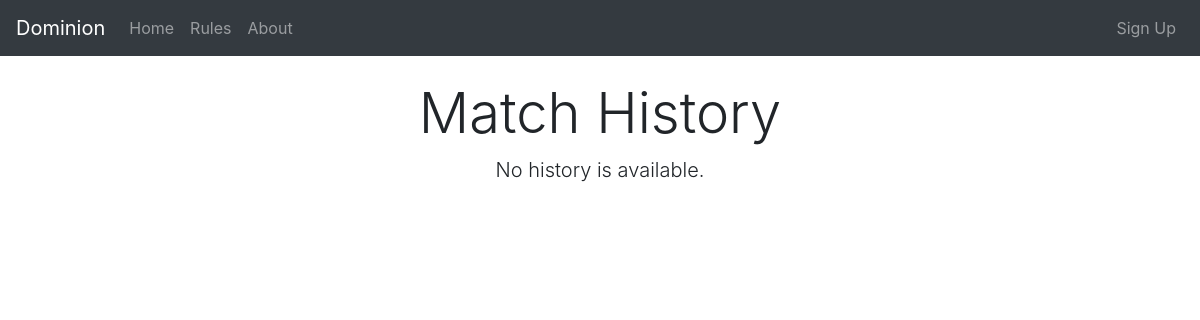
Before: /history/ with the older database file.
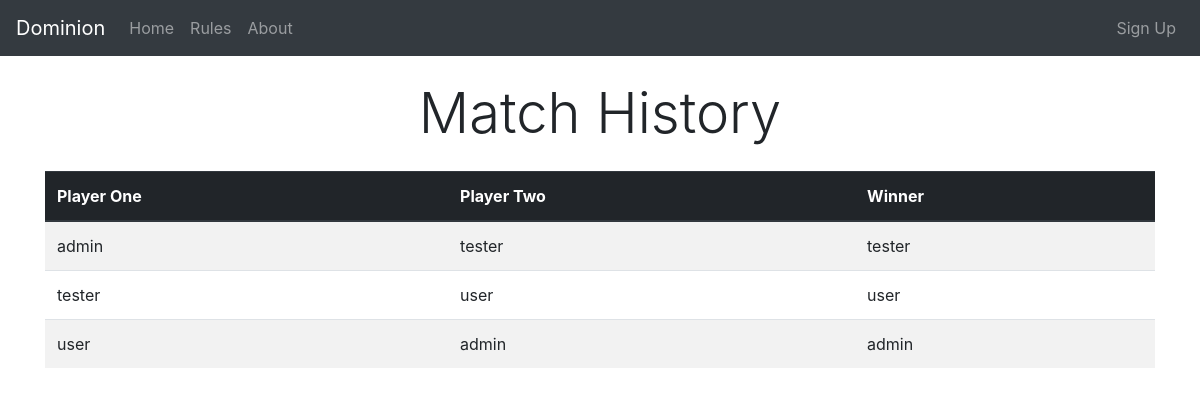
After: the same page with the newer database file.
### core/models.py (models this page shows)
class GameHistory(models.Model):
    player_1 = models.ForeignKey(User, on_delete=models.SET_NULL, null=True, related_name='player_1')
    player_2 = models.ForeignKey(User, on_delete=models.SET_NULL, null=True, related_name='player_2')
    winner = models.ForeignKey(User, on_delete=models.SET_NULL, null=True, related_name='winner')

### core/views.py (the view)
# urls.py: path('history/', views.GameHistoryListView.as_view(), name='history'),
class GameHistoryListView(generic.ListView):
    model = GameHistory
    context_object_name = 'game_history'
    def get_queryset(self):
        return GameHistory.objects.all()

### core/templates/core/gamehistory_list.html
{% extends 'base.html' %}
{% block content %}
<div class="container mt-4">
    <h1 class="display-4 text-center">Match History</h1>
    {% if game_history %}
    <table class="table table-striped table-hover  mt-4">
        <thead class="thead-dark">
            <tr>
                <th>Player One</th>
                <th>Player Two</th>
                <th>Winner</th>
            </tr>
        </thead>
        <tbody>
            {% for game in game_history %}
            <tr>
                <td>{{ game.player_1 }}</td>
                <td>{{ game.player_2 }}</td>
                <td>{{ game.winner }}</td>
            </tr>
            {% endfor %}
        </tbody>
    </table>
    {% else %}
        <p class="lead text-center">No history is available.</p>
    {% endif %}
</div>
{% endblock %}

### templates/base.html (shortened to what this page needs)
{% load static %}
<!doctype html>
<html>
  <head>
    <link rel="stylesheet" href="https://cdnjs.cloudflare.com/ajax/libs/twitter-bootstrap/4.1.0/css/bootstrap.min.css" />
    <link rel="stylesheet" href="{% static 'core/css/bootstrap-theme.css' %}" />
    <link rel="stylesheet" href="{% static 'core/css/style.css' %}" />
  </head>
  <body class="fill-screen">
  {% block navbar %}
    <nav class="navbar navbar-expand-md navbar-dark bg-dark" style="flex-shrink: 0">
        <a class="navbar-brand" href="#">Dominion</a>
        <div class="collapse navbar-collapse" id="navbarSupportedContent">
          <ul class="navbar-nav mr-auto">
            <li class="nav-item">
              <a class="nav-link" href="{% url 'index' %}">Home</a>
            </li>
            <li class="nav-item">
              <a class="nav-link" href="{% url 'rules' %}">Rules</a>
            </li>
            <li class="nav-item">
              <a class="nav-link" href="{% url 'about' %}">About</a>
            </li>
          </ul>
          <ul class="navbar-nav">
            {% if user.is_authenticated %}
            <li class="nav-item">
              <a class="nav-link" href="{% url 'profile' %}">{{user | title}}'s Profile</a>
            </li>
            <li class="nav-item">
              <a class="nav-link" href="{% url 'logout' %}">Log Out</a>
            </li>
            {% else %}
            <li class="nav-item">
              <a class="nav-link" href="{% url 'signup' %}">Sign Up</a>
            </li>
            {% endif %}
          </ul>
        </div>
      </nav>
    {% endblock %}
    {% block content %}
    {% endblock %}
  </body>
</html>

### core/static/core/css/style.css (style rules this page uses)
.fill-screen { height: 100vh; display: flex; flex-direction: column; }

Changed rows visible on the page:
added GameHistory: player_1 "admin", player_2 "tester", winner "tester"
added GameHistory: player_1 "tester", player_2 "user", winner "user"
added GameHistory: player_1 "user", player_2 "admin", winner "admin"
Other visible differences:
text no longer shown: "No history is available."
text now shown: "Player One Player Two Winner"
